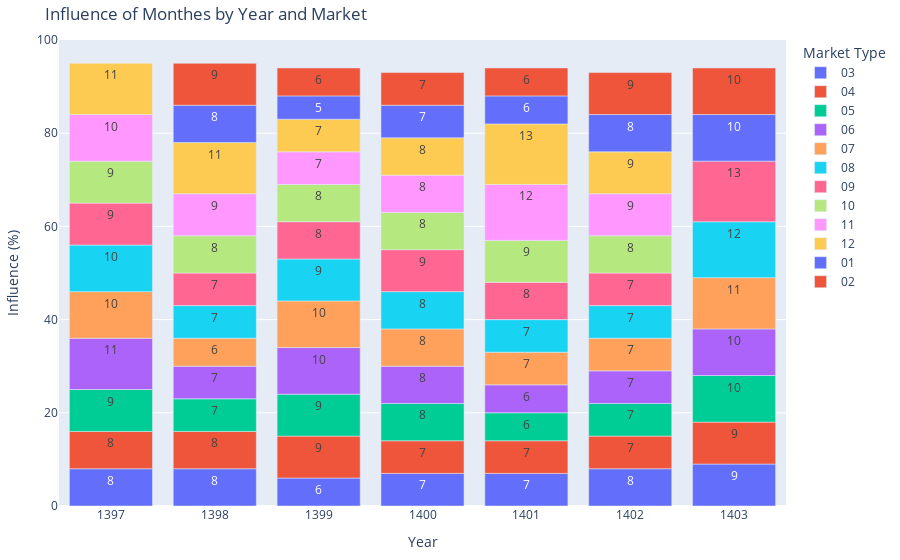

Notebook cell for this chart:
### Code cell
monthly_data = (df.groupby(['market_type','year','month']).agg(mean_closing= ('closing', 'mean'))).reset_index()

monthly_data = pd.merge(monthly_data, monthly_data.groupby(['market_type', 'year'])['mean_closing'].sum().reset_index(), on=['year', 'market_type'])

monthly_data['influence_percentage'] = ((monthly_data['mean_closing_x'] / monthly_data['mean_closing_y']) * 100).astype(int)

monthly_data = monthly_data[monthly_data['market_type'] == 'Sandoghe-Aiar']

monthly_data['market_type'] = monthly_data['market_type'].apply(lambda x: MARKET_NAMES.get(str(x), 'Unknown'))


# Plotting: Add season to tooltip
fig = px.bar(
    monthly_data,
    x="year",
    y="influence_percentage",
    color="month",  # Keep market_type as stack
    title="Influence of Monthes by Year and Market",
    labels={
        "influence_percentage": "Influence (%)",
        "year": "Year",
        "market_type": "Market Type"
    },
    text="influence_percentage",  # Display influence percentage on bars
    hover_data=["month"]  # Include month name in tooltip
)

# Customize layout
fig.update_layout(
    xaxis=dict(title="Year", categoryorder="array", tickangle=0),
    yaxis=dict(title="Influence (%)"),
    legend_title="Market Type",
    height=800,
    margin=dict(l=40, r=40, t=40, b=40)
)

# Show the chart
fig.show()

### Figure 1 — Plotly figure (JSON) as saved in the notebook; plotly's stock layout.template omitted (floating-point values rounded to 4 significant figures)
{"data": [{"alignmentgroup": "True", "customdata": [["03"], ["03"], ["03"], ["03"], ["03"], ["03"], ["03"]], "hovertemplate": "month=%{customdata[0]}<br>Year=%{x}<br>Influence (%)=%{text}<extra></extra>", "legendgroup": "03", "marker": {"color": "#636efa", "pattern": {"shape": ""}}, "name": "03", "offsetgroup": "03", "orientation": "v", "showlegend": true, "text": [8, 8, 6, 7, 7, 8, 9], "textposition": "auto", "type": "bar", "x": [1397, 1398, 1399, 1400, 1401, 1402, 1403], "xaxis": "x", "y": [8, 8, 6, 7, 7, 8, 9], "yaxis": "y"}, {"alignmentgroup": "True", "customdata": [["04"], ["04"], ["04"], ["04"], ["04"], ["04"], ["04"]], "hovertemplate": "month=%{customdata[0]}<br>Year=%{x}<br>Influence (%)=%{text}<extra></extra>", "legendgroup": "04", "marker": {"color": "#EF553B", "pattern": {"shape": ""}}, "name": "04", "offsetgroup": "04", "orientation": "v", "showlegend": true, "text": [8, 8, 9, 7, 7, 7, 9], "textposition": "auto", "type": "bar", "x": [1397, 1398, 1399, 1400, 1401, 1402, 1403], "xaxis": "x", "y": [8, 8, 9, 7, 7, 7, 9], "yaxis": "y"}, {"alignmentgroup": "True", "customdata": [["05"], ["05"], ["05"], ["05"], ["05"], ["05"], ["05"]], "hovertemplate": "month=%{customdata[0]}<br>Year=%{x}<br>Influence (%)=%{text}<extra></extra>", "legendgroup": "05", "marker": {"color": "#00cc96", "pattern": {"shape": ""}}, "name": "05", "offsetgroup": "05", "orientation": "v", "showlegend": true, "text": [9, 7, 9, 8, 6, 7, 10], "textposition": "auto", "type": "bar", "x": [1397, 1398, 1399, 1400, 1401, 1402, 1403], "xaxis": "x", "y": [9, 7, 9, 8, 6, 7, 10], "yaxis": "y"}, {"alignmentgroup": "True", "customdata": [["06"], ["06"], ["06"], ["06"], ["06"], ["06"], ["06"]], "hovertemplate": "month=%{customdata[0]}<br>Year=%{x}<br>Influence (%)=%{text}<extra></extra>", "legendgroup": "06", "marker": {"color": "#ab63fa", "pattern": {"shape": ""}}, "name": "06", "offsetgroup": "06", "orientation": "v", "showlegend": true, "text": [11, 7, 10, 8, 6, 7, 10], "textposition": "auto", "type": "bar", "x": [1397, 1398, 1399, 1400, 1401, 1402, 1403], "xaxis": "x", "y": [11, 7, 10, 8, 6, 7, 10], "yaxis": "y"}, {"alignmentgroup": "True", "customdata": [["07"], ["07"], ["07"], ["07"], ["07"], ["07"], ["07"]], "hovertemplate": "month=%{customdata[0]}<br>Year=%{x}<br>Influence (%)=%{text}<extra></extra>", "legendgroup": "07", "marker": {"color": "#FFA15A", "pattern": {"shape": ""}}, "name": "07", "offsetgroup": "07", "orientation": "v", "showlegend": true, "text": [10, 6, 10, 8, 7, 7, 11], "textposition": "auto", "type": "bar", "x": [1397, 1398, 1399, 1400, 1401, 1402, 1403], "xaxis": "x", "y": [10, 6, 10, 8, 7, 7, 11], "yaxis": "y"}, {"alignmentgroup": "True", "customdata": [["08"], ["08"], ["08"], ["08"], ["08"], ["08"], ["08"]], "hovertemplate": "month=%{customdata[0]}<br>Year=%{x}<br>Influence (%)=%{text}<extra></extra>", "legendgroup": "08", "marker": {"color": "#19d3f3", "pattern": {"shape": ""}}, "name": "08", "offsetgroup": "08", "orientation": "v", "showlegend": true, "text": [10, 7, 9, 8, 7, 7, 12], "textposition": "auto", "type": "bar", "x": [1397, 1398, 1399, 1400, 1401, 1402, 1403], "xaxis": "x", "y": [10, 7, 9, 8, 7, 7, 12], "yaxis": "y"}, {"alignmentgroup": "True", "customdata": [["09"], ["09"], ["09"], ["09"], ["09"], ["09"], ["09"]], "hovertemplate": "month=%{customdata[0]}<br>Year=%{x}<br>Influence (%)=%{text}<extra></extra>", "legendgroup": "09", "marker": {"color": "#FF6692", "pattern": {"shape": ""}}, "name": "09", "offsetgroup": "09", "orientation": "v", "showlegend": true, "text": [9, 7, 8, 9, 8, 7, 13], "textposition": "auto", "type": "bar", "x": [1397, 1398, 1399, 1400, 1401, 1402, 1403], "xaxis": "x", "y": [9, 7, 8, 9, 8, 7, 13], "yaxis": "y"}, {"alignmentgroup": "True", "customdata": [["10"], ["10"], ["10"], ["10"], ["10"], ["10"]], "hovertemplate": "month=%{customdata[0]}<br>Year=%{x}<br>Influence (%)=%{text}<extra></extra>", "legendgroup": "10", "marker": {"color": "#B6E880", "pattern": {"shape": ""}}, "name": "10", "offsetgroup": "10", "orientation": "v", "showlegend": true, "text": [9, 8, 8, 8, 9, 8], "textposition": "auto", "type": "bar", "x": [1397, 1398, 1399, 1400, 1401, 1402], "xaxis": "x", "y": [9, 8, 8, 8, 9, 8], "yaxis": "y"}, {"alignmentgroup": "True", "customdata": [["11"], ["11"], ["11"], ["11"], ["11"], ["11"]], "hovertemplate": "month=%{customdata[0]}<br>Year=%{x}<br>Influence (%)=%{text}<extra></extra>", "legendgroup": "11", "marker": {"color": "#FF97FF", "pattern": {"shape": ""}}, "name": "11", "offsetgroup": "11", "orientation": "v", "showlegend": true, "text": [10, 9, 7, 8, 12, 9], "textposition": "auto", "type": "bar", "x": [1397, 1398, 1399, 1400, 1401, 1402], "xaxis": "x", "y": [10, 9, 7, 8, 12, 9], "yaxis": "y"}, {"alignmentgroup": "True", "customdata": [["12"], ["12"], ["12"], ["12"], ["12"], ["12"]], "hovertemplate": "month=%{customdata[0]}<br>Year=%{x}<br>Influence (%)=%{text}<extra></extra>", "legendgroup": "12", "marker": {"color": "#FECB52", "pattern": {"shape": ""}}, "name": "12", "offsetgroup": "12", "orientation": "v", "showlegend": true, "text": [11, 11, 7, 8, 13, 9], "textposition": "auto", "type": "bar", "x": [1397, 1398, 1399, 1400, 1401, 1402], "xaxis": "x", "y": [11, 11, 7, 8, 13, 9], "yaxis": "y"}, {"alignmentgroup": "True", "customdata": [["01"], ["01"], ["01"], ["01"], ["01"], ["01"]], "hovertemplate": "month=%{customdata[0]}<br>Year=%{x}<br>Influence (%)=%{text}<extra></extra>", "legendgroup": "01", "marker": {"color": "#636efa", "pattern": {"shape": ""}}, "name": "01", "offsetgroup": "01", "orientation": "v", "showlegend": true, "text": [8, 5, 7, 6, 8, 10], "textposition": "auto", "type": "bar", "x": [1398, 1399, 1400, 1401, 1402, 1403], "xaxis": "x", "y": [8, 5, 7, 6, 8, 10], "yaxis": "y"}, {"alignmentgroup": "True", "customdata": [["02"], ["02"], ["02"], ["02"], ["02"], ["02"]], "hovertemplate": "month=%{customdata[0]}<br>Year=%{x}<br>Influence (%)=%{text}<extra></extra>", "legendgroup": "02", "marker": {"color": "#EF553B", "pattern": {"shape": ""}}, "name": "02", "offsetgroup": "02", "orientation": "v", "showlegend": true, "text": [9, 6, 7, 6, 9, 10], "textposition": "auto", "type": "bar", "x": [1398, 1399, 1400, 1401, 1402, 1403], "xaxis": "x", "y": [9, 6, 7, 6, 9, 10], "yaxis": "y"}], "layout": {"autosize": true, "barmode": "relative", "legend": {"title": {"text": "Market Type"}, "tracegroupgap": 0}, "margin": {"b": 40, "l": 40, "r": 40, "t": 40}, "title": {"text": "Influence of Monthes by Year and Market"}, "xaxis": {"anchor": "y", "autorange": true, "categoryorder": "array", "domain": [0, 1], "range": [1396.0, 1404.0], "tickangle": 0, "title": {"text": "Year"}, "type": "linear"}, "yaxis": {"anchor": "x", "autorange": true, "domain": [0, 1], "range": [0, 100], "title": {"text": "Influence (%)"}, "type": "linear"}}}
